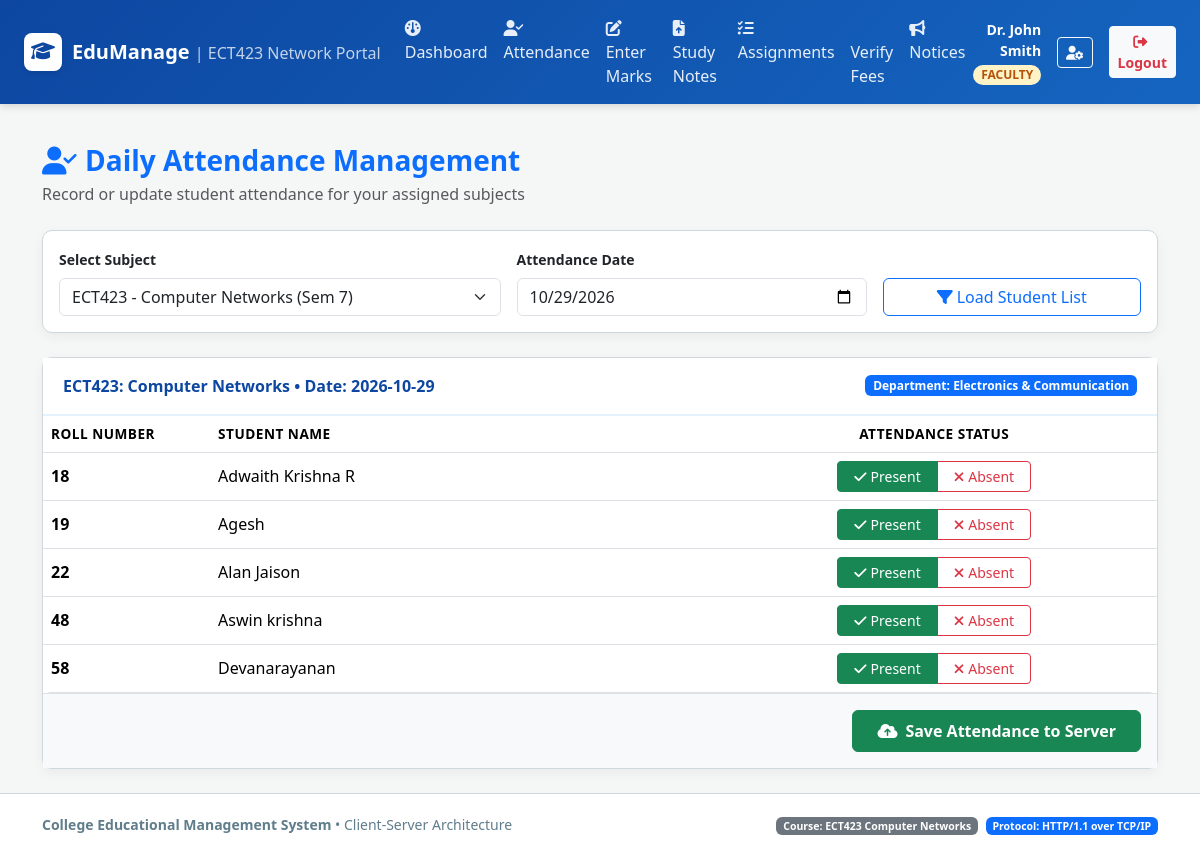
The app's page /faculty/attendance (signed in) with its own data.
### tables this page shows
CREATE TABLE faculty (
    id INTEGER PRIMARY KEY AUTOINCREMENT,
    employee_id TEXT UNIQUE NOT NULL,
    name TEXT NOT NULL,
    department TEXT NOT NULL,
    designation TEXT NOT NULL,
    user_id INTEGER UNIQUE NOT NULL,
    FOREIGN KEY (user_id) REFERENCES users(id) ON DELETE CASCADE
);

CREATE TABLE subjects (
    id INTEGER PRIMARY KEY AUTOINCREMENT,
    subject_code TEXT UNIQUE NOT NULL,
    subject_name TEXT NOT NULL,
    department TEXT NOT NULL,
    semester INTEGER NOT NULL,
    faculty_id INTEGER,
    FOREIGN KEY (faculty_id) REFERENCES faculty(id) ON DELETE SET NULL
);

CREATE TABLE students (
    id INTEGER PRIMARY KEY AUTOINCREMENT,
    roll_no TEXT UNIQUE NOT NULL,
    name TEXT NOT NULL,
    department TEXT NOT NULL,
    semester INTEGER NOT NULL,
    user_id INTEGER UNIQUE NOT NULL,
    FOREIGN KEY (user_id) REFERENCES users(id) ON DELETE CASCADE
);

### app.py (the view, shortened to what this page needs)
@app.route('/faculty/attendance', methods=['GET', 'POST'])
@role_required('faculty')
def faculty_attendance():
    faculty = query_db('SELECT * FROM faculty WHERE user_id = ?', (session['user_id'],), one=True)
    assigned_subjects = query_db('SELECT * FROM subjects WHERE faculty_id = ?', (faculty['id'],))
    selected_subject_id = request.args.get('subject_id', type=int)
    if not selected_subject_id and assigned_subjects:
        selected_subject_id = assigned_subjects[0]['id']
    selected_date = request.args.get('date', date.today().strftime('%Y-%m-%d'))
    selected_subject = query_db('SELECT * FROM subjects WHERE id = ? AND faculty_id = ?',
                                (selected_subject_id, faculty['id']), one=True)
    students = []
    if selected_subject:
        students = query_db('''
            SELECT s.*,
                   COALESCE(a.status, 'Present') as current_status
            FROM students s
            LEFT JOIN attendance a
                ON s.id = a.student_id
                AND a.subject_id = ?
                AND a.date = ?
            WHERE s.department = ? AND s.semester = ?
            ORDER BY s.roll_no ASC
        ''', (selected_subject_id, selected_date, selected_subject['department'], selected_subject['semester']))
    return render_template('faculty/attendance.html',
                           faculty=faculty,
                           assigned_subjects=assigned_subjects,
                           selected_subject=selected_subject,
                           selected_date=selected_date,
                           students=students)

### app.py (called while the page is built)
def role_required(*allowed_roles):
    def decorator(f):
        @wraps(f)
        def decorated_function(*args, **kwargs):
            if 'user_id' not in session:
                flash('Please log in first.', 'warning')
                return redirect(url_for('login'))
            user_role = session.get('role')
            if user_role not in allowed_roles:
                flash(f'Access denied! Your role ({user_role}) does not have permission for this section.', 'danger')
                return redirect(url_for(f"{user_role}_dashboard"))
            return f(*args, **kwargs)
        return decorated_function
    return decorator

@app.context_processor
def inject_user():
    return {
        'current_user': {
            'id': session.get('user_id'),
            'username': session.get('username'),
            'role': session.get('role'),
            'full_name': session.get('full_name')
        },
        'today_date': date.today().strftime('%Y-%m-%d')
    }

### database.py (called while the page is built)
def get_db():
    try:
        if 'db' not in g:
            g.db = sqlite3.connect(DATABASE)
            g.db.row_factory = sqlite3.Row
            g.db.execute("PRAGMA foreign_keys = ON;")
        return g.db
    except RuntimeError:
        conn = sqlite3.connect(DATABASE)
        conn.row_factory = sqlite3.Row
        conn.execute("PRAGMA foreign_keys = ON;")
        return conn

def query_db(query, args=(), one=False):
    db = get_db()
    cur = db.cursor()
    cur.execute(query, args)
    rv = cur.fetchall()
    cur.close()
    return (rv[0] if rv else None) if one else rv

### templates/faculty/attendance.html (shortened to what this page needs)
{% extends "base.html" %}
{% block content %}
<div class="mb-4">
    <h3 class="fw-bold text-primary mb-1"><i class="fa-solid fa-user-check me-2"></i>Daily Attendance Management</h3>
    <p class="text-muted mb-0">Record or update student attendance for your assigned subjects</p>
</div>
<div class="card card-custom p-3 mb-4">
    <form method="GET" action="{{ url_for('faculty_attendance') }}" class="row g-3 align-items-end">
        <div class="col-md-5">
            <label class="form-label fw-semibold small">Select Subject</label>
            <select name="subject_id" class="form-select" onchange="this.form.submit()">
                {% for sub in assigned_subjects %}
                    <option value="{{ sub.id }}" {% if selected_subject and selected_subject.id == sub.id %}selected{% endif %}>
                        {{ sub.subject_code }} - {{ sub.subject_name }} (Sem {{ sub.semester }})
                    </option>
                {% endfor %}
            </select>
        </div>
        <div class="col-md-4">
            <label class="form-label fw-semibold small">Attendance Date</label>
            <input type="date" name="date" class="form-control" value="{{ selected_date }}" onchange="this.form.submit()">
        </div>
        <div class="col-md-3">
            <button type="submit" class="btn btn-outline-primary w-100">
                <i class="fa-solid fa-filter me-1"></i>Load Student List
            </button>
        </div>
    </form>
</div>
{% if selected_subject %}
<div class="card card-custom">
    <div class="card-header-custom">
        <span>
            <strong>{{ selected_subject.subject_code }}: {{ selected_subject.subject_name }}</strong> &bull; Date: {{ selected_date }}
        </span>
        <span class="badge bg-primary">Department: {{ selected_subject.department }}</span>
    </div>
    <div class="card-body p-0">
        <form method="POST" action="{{ url_for('faculty_attendance') }}">
            <div class="table-responsive">
                <table class="table table-custom table-hover align-middle mb-0">
                    <thead>
                        <tr>
                            <th style="width: 15%;">Roll Number</th>
                            <th style="width: 45%;">Student Name</th>
                            <th style="width: 40%;" class="text-center">Attendance Status</th>
                        </tr>
                    </thead>
                    <tbody>
                        {% for st in students %}
                            <tr>
                                <td class="fw-bold">{{ st.roll_no }}</td>
                                <td>{{ st.name }}</td>
                                <td class="text-center">
                                    <div class="btn-group" role="group">
                                        <label class="btn btn-outline-success btn-sm px-3" for="present_{{ st.id }}">
                                            <i class="fa-solid fa-check me-1"></i>Present
                                        </label>
                                        <label class="btn btn-outline-danger btn-sm px-3" for="absent_{{ st.id }}">
                                            <i class="fa-solid fa-xmark me-1"></i>Absent
                                        </label>
                                    </div>
                                </td>
                            </tr>
                        {% else %}
                            <tr>
                                <td colspan="3" class="text-center text-muted py-4">No students enrolled in this department/semester.</td>
                            </tr>
                        {% endfor %}
                    </tbody>
                </table>
            </div>
            {% if students %}
                <div class="p-3 bg-light border-top text-end">
                    <button type="submit" class="btn btn-success px-4 py-2 fw-semibold">
                        <i class="fa-solid fa-cloud-arrow-up me-2"></i>Save Attendance to Server
                    </button>
                </div>
            {% endif %}
        </form>
    </div>
</div>
{% else %}
<div class="alert alert-info">
    <i class="fa-solid fa-circle-info me-2"></i>Please select a subject to load and manage attendance.
</div>
{% endif %}
{% endblock %}

### templates/base.html (shortened to what this page needs)
<!DOCTYPE html>
<html lang="en">
<head>
    <link href="https://cdn.jsdelivr.net/npm/bootstrap@5.3.3/dist/css/bootstrap.min.css" rel="stylesheet">
    <link href="https://cdnjs.cloudflare.com/ajax/libs/font-awesome/6.5.1/css/all.min.css" rel="stylesheet">
    <link rel="stylesheet" href="{{ url_for('static', filename='css/style.css') }}">
</head>
<body>
    <nav class="navbar navbar-expand-lg navbar-dark navbar-college sticky-top">
        <div class="container-fluid px-4">
            <a class="navbar-brand" href="{{ url_for('index') }}">
                <span class="college-logo-icon"><i class="fa-solid fa-graduation-cap"></i></span>
                <span>EduManage <small class="fw-normal opacity-75 fs-6">| ECT423 Network Portal</small></span>
            </a>
            <div class="collapse navbar-collapse" id="navbarContent">
                {% if current_user.id %}
                    <ul class="navbar-nav me-auto mb-2 mb-lg-0">
                        {% if current_user.role == 'student' %}
                            <li class="nav-item"><a class="nav-link" href="{{ url_for('student_dashboard') }}"><i class="fa-solid fa-gauge me-1"></i> Dashboard</a></li>
                            <li class="nav-item"><a class="nav-link" href="{{ url_for('student_materials') }}"><i class="fa-solid fa-book-bookmark me-1"></i> Study Materials</a></li>
                            <li class="nav-item"><a class="nav-link" href="{{ url_for('student_assignments') }}"><i class="fa-solid fa-pen-ruler me-1"></i> Assignments</a></li>
                            <li class="nav-item"><a class="nav-link" href="{{ url_for('student_fees') }}"><i class="fa-solid fa-receipt me-1"></i> Fee Payment</a></li>
                            <li class="nav-item"><a class="nav-link" href="{{ url_for('student_attendance') }}"><i class="fa-solid fa-calendar-check me-1"></i> Attendance</a></li>
                            <li class="nav-item"><a class="nav-link" href="{{ url_for('student_marks') }}"><i class="fa-solid fa-chart-simple me-1"></i> Marks</a></li>
                            <li class="nav-item"><a class="nav-link" href="{{ url_for('student_notices') }}"><i class="fa-solid fa-bullhorn me-1"></i> Notices</a></li>
                        {% elif current_user.role == 'faculty' %}
                            <li class="nav-item"><a class="nav-link" href="{{ url_for('faculty_dashboard') }}"><i class="fa-solid fa-gauge me-1"></i> Dashboard</a></li>
                            <li class="nav-item"><a class="nav-link" href="{{ url_for('faculty_attendance') }}"><i class="fa-solid fa-user-check me-1"></i> Attendance</a></li>
                            <li class="nav-item"><a class="nav-link" href="{{ url_for('faculty_marks') }}"><i class="fa-solid fa-pen-to-square me-1"></i> Enter Marks</a></li>
                            <li class="nav-item"><a class="nav-link" href="{{ url_for('faculty_materials') }}"><i class="fa-solid fa-file-arrow-up me-1"></i> Study Notes</a></li>
                            <li class="nav-item"><a class="nav-link" href="{{ url_for('faculty_assignments') }}"><i class="fa-solid fa-list-check me-1"></i> Assignments</a></li>
                            <li class="nav-item"><a class="nav-link" href="{{ url_for('faculty_fees') }}"> Verify Fees</a></li>
                            <li class="nav-item"><a class="nav-link" href="{{ url_for('faculty_notices') }}"><i class="fa-solid fa-bullhorn me-1"></i> Notices</a></li>
                        {% endif %}
                    </ul>
                    <div class="d-flex align-items-center gap-3">
                        <div class="text-white text-end d-none d-md-block">
                            <div class="fw-semibold small">{{ current_user.full_name }}</div>
                            <span class="badge badge-role badge-{{ current_user.role }}">{{ current_user.role }}</span>
                        </div>
                        <a href="{{ url_for('profile') }}" class="btn btn-sm btn-outline-light" title="User Profile"><i class="fa-solid fa-user-gear"></i></a>
                        <a href="{{ url_for('logout') }}" class="btn btn-sm btn-light text-danger fw-semibold"><i class="fa-solid fa-right-from-bracket me-1"></i> Logout</a>
                    </div>
                {% else %}
                    <ul class="navbar-nav ms-auto">
                        <li class="nav-item"><a class="nav-link" href="{{ url_for('login') }}"><i class="fa-solid fa-right-to-bracket me-1"></i> Login</a></li>
                    </ul>
                {% endif %}
            </div>
        </div>
    </nav>
    <main class="container my-4 flex-grow-1">
        {% block content %}{% endblock %}
    </main>
    <footer class="text-center">
        <div class="container">
            <div class="row align-items-center">
                <div class="col-md-6 text-md-start">
                    <strong>College Educational Management System</strong> &bull; Client-Server Architecture
                </div>
                <div class="col-md-6 text-md-end mt-2 mt-md-0">
                    <span class="badge bg-secondary">Course: ECT423 Computer Networks</span>
                    <span class="badge bg-primary ms-1">Protocol: HTTP/1.1 over TCP/IP</span>
                </div>
            </div>
        </div>
    </footer>
</body>
</html>

### static/css/style.css (style rules this page uses)
:root { --primary-blue: #0d47a1; --primary-light: #1976d2; --primary-subtle: #e3f2fd; --accent-blue: #0288d1; --bg-light: #f4f7f6; --text-dark: #263238; --text-muted: #607d8b; --border-color: #cfd8dc; --card-shadow: 0 4px 12px rgba(0, 0, 0, 0.05); }
body { background-color: var(--bg-light); color: var(--text-dark); font-family: 'Segoe UI', system-ui, -apple-system, sans-serif; min-height: 100vh; display: flex; flex-direction: column; }
.navbar-college { background: linear-gradient(135deg, #0d47a1 0%, #1565c0 100%); box-shadow: 0 2px 8px rgba(0, 0, 0, 0.15); }
.navbar-college .navbar-brand { font-weight: 700; font-size: 1.25rem; color: #ffffff !important; display: flex; align-items: center; gap: 10px; }
.college-logo-icon { width: 38px; height: 38px; background: #ffffff; color: #0d47a1; border-radius: 8px; display: inline-flex; align-items: center; justify-content: center; font-weight: 800; font-size: 1.2rem; box-shadow: 0 2px 4px rgba(0,0,0,0.1); }
.nav-link { font-weight: 500; color: rgba(255, 255, 255, 0.9) !important; transition: all 0.2s ease-in-out; }
.card-custom { background: #ffffff; border: 1px solid var(--border-color); border-radius: 10px; box-shadow: var(--card-shadow); transition: transform 0.2s ease, box-shadow 0.2s ease; }
.card-header-custom { background-color: #ffffff; border-bottom: 2px solid var(--primary-subtle); padding: 1rem 1.25rem; font-weight: 600; color: var(--primary-blue); display: flex; align-items: center; justify-content: space-between; }
.table-custom { background: #ffffff; border-radius: 8px; overflow: hidden; }
.table-custom thead { background-color: #f1f5f9; color: var(--primary-blue); font-size: 0.85rem; text-transform: uppercase; letter-spacing: 0.5px; }
.badge-role { font-size: 0.75rem; padding: 0.35em 0.65em; border-radius: 20px; text-transform: uppercase; font-weight: 600; }
.badge-faculty { background-color: #fef3c7; color: #b45309; }
footer { margin-top: auto; background-color: #ffffff; border-top: 1px solid var(--border-color); padding: 1.25rem 0; color: var(--text-muted); font-size: 0.875rem; }

### records on screen
faculty: full_name "Dr. John Smith"
subjects: subject_code "ECT423", subject_name "Computer Networks", department "Electronics & Communication"
students: roll_no "18", name "Adwaith Krishna R"
students: roll_no "19", name "Agesh"
students: roll_no "22", name "Alan Jaison"
students: roll_no "48", name "Aswin krishna"
students: roll_no "58", name "Devanarayanan"

### other values on screen
{{ current_user.role }} "FACULTY"
{{ selected_date }} "2026-10-29"
form field subject_id "ECT423 - Computer Networks (Sem 7)"
